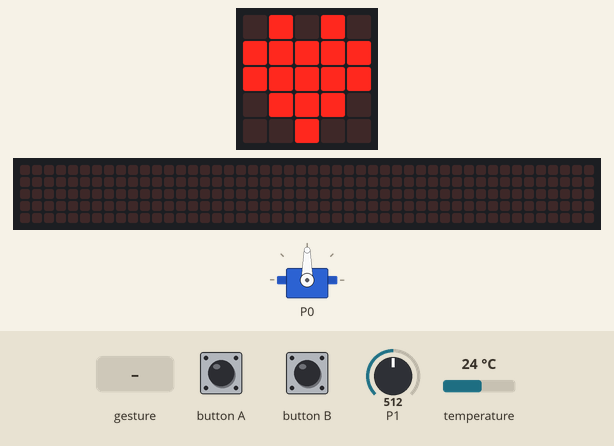
This program was run on a simulated BBC micro:bit (MakeCode). Shown: servo, the board's 5×5 LED display, a strip that is not on the board, showing the scrolling text unrolled. The test bench sets the inputs (shaded band); at power-on: P1 = 512, temperature 24 °C (analog values on the 0–1023 scale). Random numbers come from a fixed seed; a tilt is held for 1.5 s and a shake lasts 1 s, then the board lies face up again; the 48×5 strip is a reading aid, not a part: it shows the text the display is scrolling, unrolled, one strip-width of it at a time.

Above: at 1.2 s.
1.3 s: button A pressed for 0.15 s
At 1.52 s:
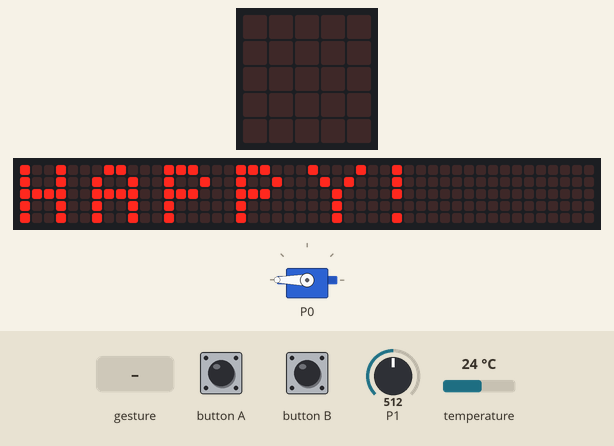
2.0 s: button B pressed for 0.15 s
At 2.57 s:
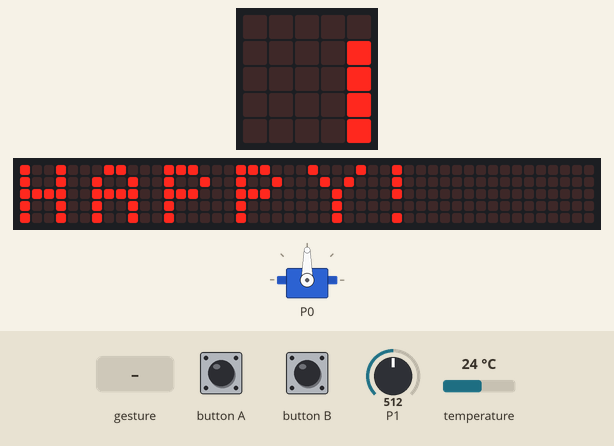
2.7 s: gesture 'shake'
At 3.17 s:
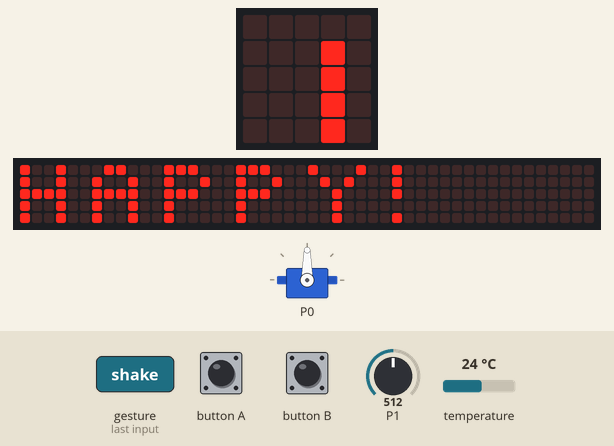
4.9 s: button A pressed for 0.15 s
5.6 s: button A pressed for 0.15 s
At 15.87 s:
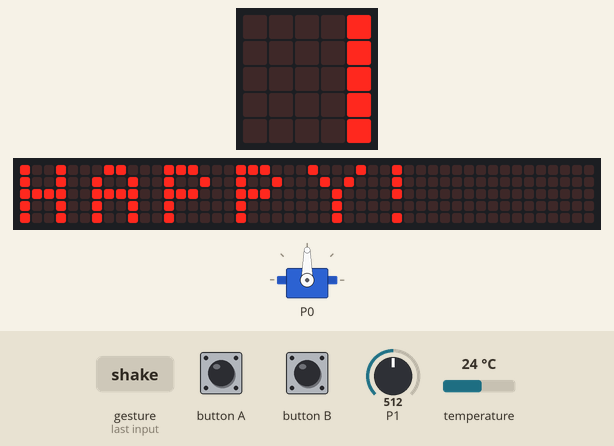
20.3 s: P1 set to 484
Timing chart, 0 to 23.3 s (numbered marks = the images above; inputs shaded):
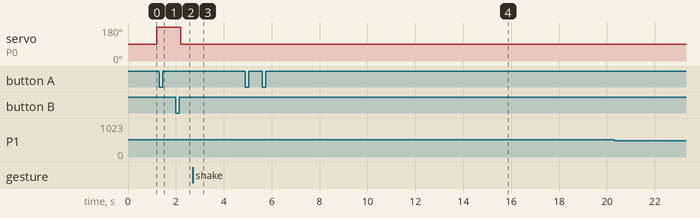

Measured:
- after the input at 1.3 s, the display: changes after 0.15 s (image 1)

The program:

main.ts
```typescript
input.onButtonPressed(Button.A, function () {
    basic.clearScreen()
    basic.showString("HAPPY!")
})
input.onGesture(Gesture.Shake, function () {
    basic.clearScreen()
    basic.showNumber(randint(1, 6))
})
input.onButtonPressed(Button.B, function () {
    basic.clearScreen()
    basic.showNumber(input.temperature())
})
pins.servoWritePin(AnalogPin.P0, 90)
basic.forever(function () {
    basic.showIcon(IconNames.Asleep)
    if (pins.analogReadPin(AnalogPin.P1) > 500) {
        basic.showIcon(IconNames.Heart)
        pins.servoWritePin(AnalogPin.P0, 180)
        basic.pause(1000)
        pins.servoWritePin(AnalogPin.P0, 90)
        basic.showIcon(IconNames.Happy)
        basic.showLeds(`
            . . . . .
            . # . . .
            . . . . .
            # . . . #
            . # # # .
            `)
        basic.showIcon(IconNames.Happy)
    } else {
        basic.showIcon(IconNames.Asleep)
    }
})
```

test.ts
```typescript
// テストはここに来ます。このパッケージが拡張機能として使用されるときにはコンパイルされません。
```
